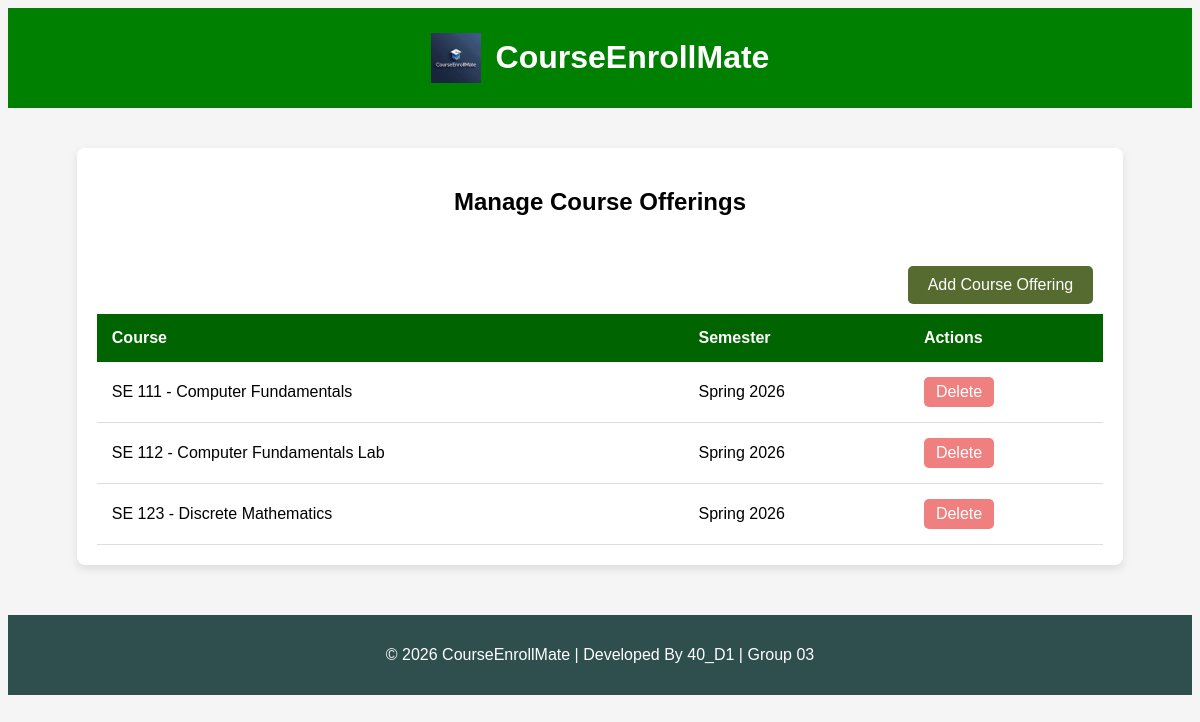
The page /manage_course_offerings (signed in) on the database as committed earlier.
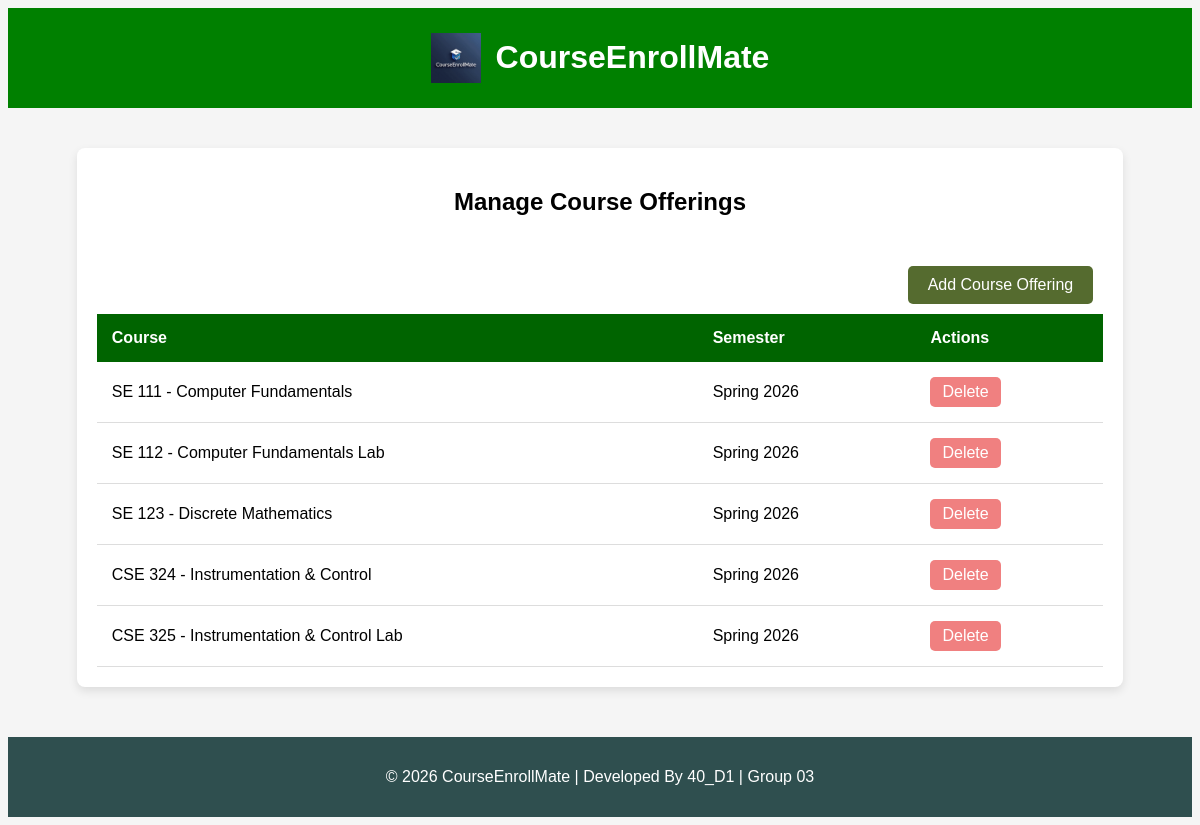
The same page on the database as committed later.
### tables this page shows
CREATE TABLE course_offerings (
    id INTEGER PRIMARY KEY AUTOINCREMENT,
    course_id INTEGER NOT NULL,
    semester_id INTEGER NOT NULL,
    max_seats INTEGER,
    FOREIGN KEY (course_id) REFERENCES courses(id),
    FOREIGN KEY (semester_id) REFERENCES semesters(id)
);

CREATE TABLE courses (
    id INTEGER PRIMARY KEY AUTOINCREMENT,
    course_code TEXT UNIQUE NOT NULL,
    course_title TEXT NOT NULL,
    course_description TEXT,
    credit_hours INTEGER NOT NULL,
    created_at TIMESTAMP DEFAULT CURRENT_TIMESTAMP
);

CREATE TABLE semesters (
    id INTEGER PRIMARY KEY AUTOINCREMENT,
    semester_name TEXT NOT NULL,
    start_date TEXT,
    end_date TEXT,
    status TEXT CHECK(status IN ('active','inactive')) DEFAULT 'inactive'
);

### app.py (the view)
@app.route("/manage_course_offerings")
@login_required
@role_required("admin")
def manage_course_offerings():
    conn = get_db_connection()
    offerings = conn.execute("""
        SELECT co.id, c.course_code, c.course_title, s.semester_name
        FROM course_offerings co
        JOIN courses c ON co.course_id = c.id
        JOIN semesters s ON co.semester_id = s.id
    """).fetchall()
    conn.close()
    return render_template(
        "manage_course_offerings.html",
        offerings=offerings
    )

### app.py (called while the page is built)
def get_db_connection():
    conn = sqlite3.connect("courseenrollmate.db")
    conn.row_factory = sqlite3.Row
    conn.execute("PRAGMA foreign_keys = ON")
    return conn

### helper.py (called while the page is built)
def login_required(f):
    @wraps(f)
    def decorated_function(*args, **kwargs):
        if "username" not in session:
            return redirect("/login")
        return f(*args, **kwargs)
    return decorated_function

def role_required(role):
    def decorator(f):
        @wraps(f)
        def decorated_function(*args, **kwargs):
            if session.get("role") != role:
                return "403 Forbidden: Unauthorized access"
            return f(*args, **kwargs)
        return decorated_function
    return decorator

### templates/manage_course_offerings.html
{% extends "base.html" %}
{% block body %}
<div class="table-container">
    <h2>Manage Course Offerings</h2>
    <div class="actions" style="text-align: right;">
        <a href="/add_course_offering">Add Course Offering</a>
    </div>
    <table>
        <thead>
        <tr>
            <th>Course</th>
            <th>Semester</th>
            <th>Actions</th>
        </tr>
        </thead>
        <tbody>
{% for o in offerings %}
        <tr>
            <td>
{{ o.course_code }} - {{ o.course_title }}
            </td>
            <td>
{{ o.semester_name }}
            </td>
            <td>
            <a href="/delete_course_offering/{{ o.id }}" class="delete-btn">Delete</a>
            </td>
        </tr>
{% endfor %}
        </tbody>
    </table>
</div>
{% endblock %}

Rows that differ between the two databases and show on the page:
added course_offerings: course_code "CSE 324", course_title "Instrumentation & Control", semester_name "Spring 2026"
added course_offerings: course_code "CSE 325", course_title "Instrumentation & Control Lab", semester_name "Spring 2026"
